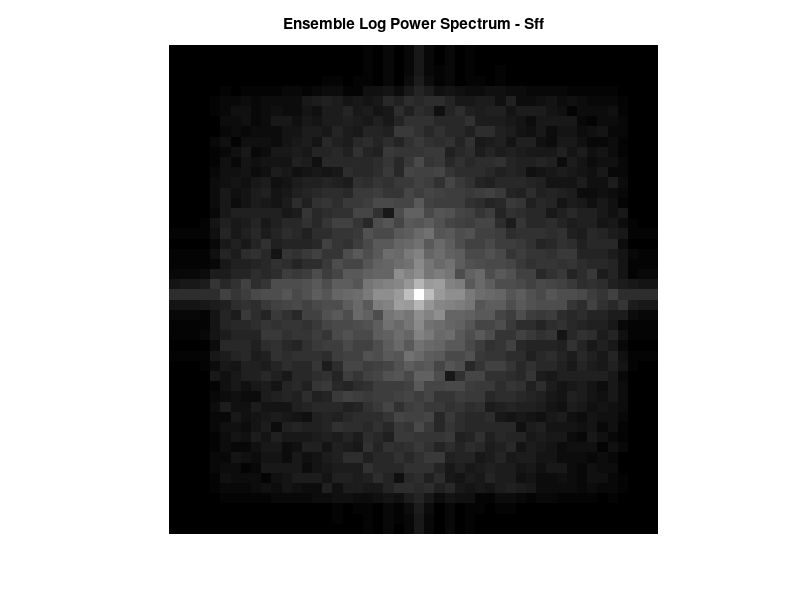

Source code (MATLAB):
%
%
%
clear; close all;
%loading images and displaying 
load picard.mat;
load riker.mat;
load data.mat;
load beverly.mat;
load troi.mat;
load geordi.mat;
figure(1);
subplot(2,3,1)
imshow(p,'notrue');colormap(gray);title('Picard')
pause(1);
subplot(2,3,2)
imshow(r,'notrue');colormap(gray);title('Riker')
pause(1);
subplot(2,3,3)
imshow(d,'notru');colormap(gray);title('Data')
pause(1);
subplot(2,3,4)
imshow(b,'notru');colormap(gray);title('Crusher')
pause(1);
subplot(2,3,5)
imshow(t,'notru');colormap(gray);title('Troi')
pause(1);
subplot(2,3,6)
imshow(g,'notru');colormap(gray);title('Geordi')
pause;
%
fp=abs(fftshift(fft2(fftshift(p))));
fr=abs(fftshift(fft2(fftshift(r))));
fd=abs(fftshift(fft2(fftshift(d))));
fb=abs(fftshift(fft2(fftshift(b))));
ft=abs(fftshift(fft2(fftshift(t))));
fg=abs(fftshift(fft2(fftshift(g))));
%
pp=fp.*fp;
pr=fr.*fr;
pd=fd.*fd;
pb=fb.*fb;
pt=ft.*ft;
pg=fg.*fg;
%
lp = log(1+pp);
lp = lp/(max(max(lp)));
lr = log(1+pr);
lr = lr/(max(max(lr)));
ld = log(1+pd);
ld = ld/(max(max(ld)));
lb = log(1+pb);
lb = lb/(max(max(lb)));
lt = log(1+pt);
lt = lt/(max(max(lt)));
lg = log(1+pg);
lg = lg/(max(max(lg)));
%
clf
subplot(2,3,1)
imshow(lp)
title('Log Power -Picard')
subplot(2,3,2)
imshow(lr)
title('Log Power -Riker')
subplot(2,3,3)
imshow(ld)
title('Log Power -Data')
subplot(2,3,4)
imshow(lb)
title('Log Power -Crusher')
subplot(2,3,5)
imshow(lt)
title('Log Power -Troi')
subplot(2,3,6)
imshow(lg)
title('Log Power -Geordi')
pause;
%
sff = (pp +pr+pd+pb+pt+pg)/6;
lsff = log(1 + sff);
lsff = lsff/(max(max(lsff)));
clf
subplot(1,1,1);
imshow(lsff);
title('Ensemble Log Power Spectrum - Sff')







